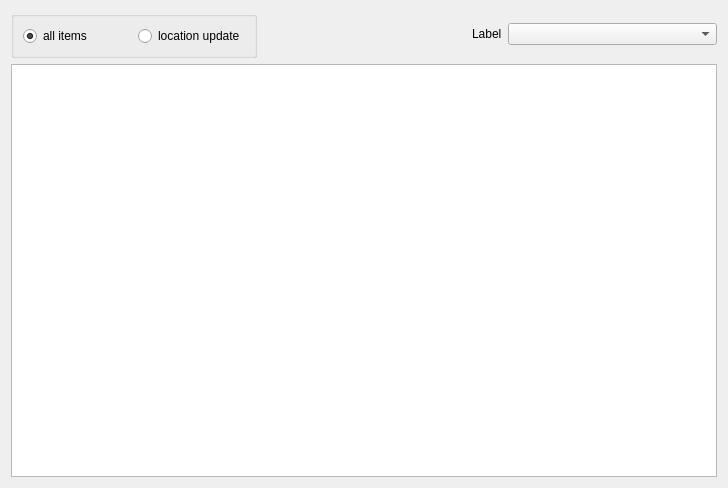
<?xml version="1.0" encoding="UTF-8"?>
<ui version="4.0">
 <class>Form</class>
 <widget class="QWidget" name="Form">
  <property name="geometry">
   <rect>
    <x>0</x>
    <y>0</y>
    <width>728</width>
    <height>488</height>
   </rect>
  </property>
  <property name="windowTitle">
   <string>Form</string>
  </property>
  <layout class="QGridLayout" name="gridLayout">
   <item row="0" column="0">
    <layout class="QHBoxLayout" name="horizontalLayout">
     <item>
      <widget class="QGroupBox" name="groupBox">
       <property name="sizePolicy">
        <sizepolicy hsizetype="Fixed" vsizetype="Fixed">
         <horstretch>0</horstretch>
         <verstretch>0</verstretch>
        </sizepolicy>
       </property>
       <property name="title">
        <string/>
       </property>
       <layout class="QHBoxLayout" name="horizontalLayout_4">
        <item>
         <widget class="QRadioButton" name="allItemsLog">
          <property name="text">
           <string>all items</string>
          </property>
          <property name="checked">
           <bool>true</bool>
          </property>
         </widget>
        </item>
        <item>
         <spacer name="horizontalSpacer_4">
          <property name="orientation">
           <enum>Qt::Horizontal</enum>
          </property>
          <property name="sizeHint" stdset="0">
           <size>
            <width>40</width>
            <height>20</height>
           </size>
          </property>
         </spacer>
        </item>
        <item>
         <widget class="QRadioButton" name="locationLog">
          <property name="text">
           <string>location update</string>
          </property>
         </widget>
        </item>
       </layout>
      </widget>
     </item>
     <item>
      <spacer name="horizontalSpacer_3">
       <property name="orientation">
        <enum>Qt::Horizontal</enum>
       </property>
       <property name="sizeHint" stdset="0">
        <size>
         <width>40</width>
         <height>20</height>
        </size>
       </property>
      </spacer>
     </item>
     <item>
      <widget class="QLabel" name="label">
       <property name="sizePolicy">
        <sizepolicy hsizetype="Fixed" vsizetype="Fixed">
         <horstretch>0</horstretch>
         <verstretch>0</verstretch>
        </sizepolicy>
       </property>
       <property name="text">
        <string>Label</string>
       </property>
      </widget>
     </item>
     <item>
      <widget class="QComboBox" name="searchBox">
       <property name="sizePolicy">
        <sizepolicy hsizetype="MinimumExpanding" vsizetype="Fixed">
         <horstretch>0</horstretch>
         <verstretch>0</verstretch>
        </sizepolicy>
       </property>
      </widget>
     </item>
    </layout>
   </item>
   <item row="1" column="0">
    <widget class="QTableWidget" name="tableWidget"/>
   </item>
  </layout>
 </widget>
 <resources/>
 <connections/>
</ui>
